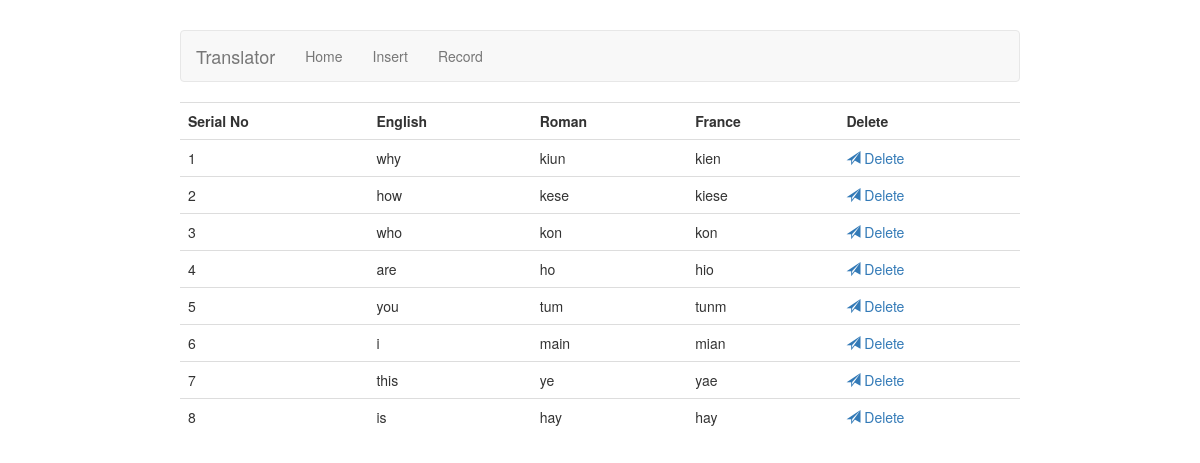
The page /select.php on the database its author committed.
### tables this page shows
CREATE TABLE `lang` (
  `s_no` int(255) NOT NULL,
  `english` text NOT NULL,
  `roman` text NOT NULL,
  `france` text NOT NULL
);

### select.php (the view, shortened to what this page needs)
<!DOCTYPE html>
<html lang="en">
<head>
    <link rel="stylesheet" href="./css/style.css">
     <link rel="stylesheet" href="./css/bootstrap.min.css">
</head>
<body>
    <div id="header container ">
        <div class="navbar navbar-default ">
            <div class="navbar-brand">
                Translator
            </div>
            <div class="navbar-header navbar-centre">
                <ul class=" nav navbar-nav ">
                    <li><a href="index.php">Home</a></li>
                    <li><a href="insert.php">Insert</a></li>
                    <li><a href="select.php">Record</a></li>
                </ul>
            </div>
        </div>
    </div>
  <div >
     <div id="table-show">
         <table class="table table-default  table-justified" id="table-show">
             <tr>
                 <th>Serial No</th>
                 <th>English</th>
                 <th>Roman</th>
                 <th>France</th>
                 <th>Delete</th>
             </tr>
<?php
    $query = "SELECT * FROM lang ";
    $run = mysql_query($query);
   while($row = mysql_fetch_array($run)){
       $id = $row['s_no'];
       $english = $row['english'];
       $roman = $row['roman'];
       $france = $row['france'];
?>
             <tr>
                    <td><?php echo $id;   ?></td>
                    <td><?php echo $english;   ?></td>
                    <td><?php echo $roman;   ?></td>
                    <td><?php echo $france;   ?></td>
                    <td ><a href="./database/delete.php?del=<?php echo $id ?>" ><span class="glyphicon glyphicon-send"></span> Delete</a></td>
            </tr>
   <?php } ?>
         </table>
     </div>
  </div>
</body>
</html>

### css/style.css (style rules this page uses)
body { padding: 30px 15%; }
#table-show { background-color: white; max-height: 10px; }

### rows shown on the page
lang: s_no "1", english "why", roman "kiun", france "kien"
lang: s_no "2", english "how", roman "kese", france "kiese"
lang: s_no "3", english "who", roman "kon", france "kon"
lang: s_no "4", english "are", roman "ho", france "hio"
lang: s_no "5", english "you", roman "tum", france "tunm"
lang: s_no "6", english "i", roman "main", france "mian"
lang: s_no "7", english "this", roman "ye", france "yae"
lang: s_no "8", english "is", roman "hay", france "hay"
